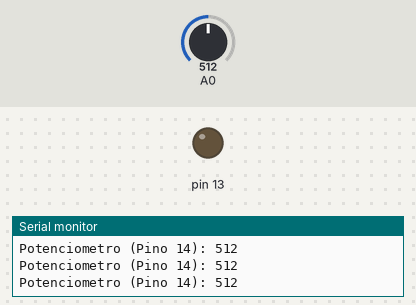
This sketch was run on a simulated Arduino Uno, built with avr-gcc and run on an emulated ATmega328P. On the bench: output pins drawn as LEDs (lit = HIGH), the last lines printed to the serial monitor. The inputs (shaded band) are chosen by the test bench; at power-on: A0 = 512.

Above: at 0.8 s.
At 8.84 s:
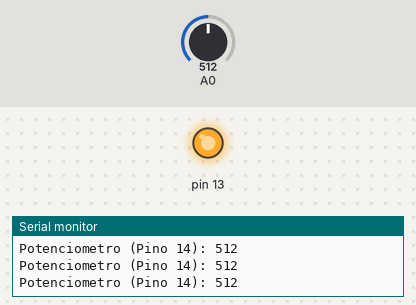
Timing chart, 0 to 10.0 s (numbered marks = the images above):
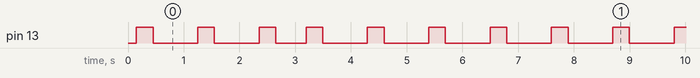

Measured:
- by itself, pin 13: moves between LOW and HIGH, repeating every 7.7 s
- by itself, everything shown: repeats every 7.7 s, in 14 steps

The sketch:

ex6-3.ino
```cpp
#include "LedPisca.h"
#include "LeituraPot.h"

//LEDpino 13
LedPisca led(13);

//potenciometro pino, lendo a cada 200ms
LeituraPot potenciometro(A0, 200);

void setup() {
  Serial.begin(115200);

  //Timer1 CTC
  noInterrupts();
  TCCR1A = 0;
  TCCR1B = 0;
  TCNT1  = 0;

  //OCR1A = (16MHz / (64 * 1000Hz)) - 1 = 249
  OCR1A = 249;

  TCCR1B |= (1 << WGM12);               //modo CTC
  TCCR1B |= (1 << CS11) | (1 << CS10);  //prescaler 64

  TIMSK1 |= (1 << OCIE1A);              //interrup
  interrupts();
}

void loop() {
  led.tick();
  potenciometro.tick();
}

//interrupcao de hardware
ISR(TIMER1_COMPA_vect) {
  led.timer();
  potenciometro.timer();
}
```

LedPisca.cpp
```cpp
#include "LedPisca.h"

LedPisca::LedPisca(int pino) {
  _pino = pino;
  pinMode(_pino, OUTPUT);
  Estado_led = 1;
  tPwm = 0;
  timer_led = 0;
}

void LedPisca::tick() {
  switch (Estado_led) {
    case 1: //brilho aumenta e diminui
      if (tPwm < 300) {
        // 0 a 300ms aumenta (0 a 255)
        analogWrite(_pino, map(tPwm, 0, 300, 0, 255));
      }
      else if (tPwm < 600) {
        // 301 a 600ms diminui 255 a 0
        analogWrite(_pino, map(tPwm, 300, 600, 255, 0));
      }

      //contador tPwm  incrementado por timer() a cada 1ms
      if (tPwm >= 600) {
        analogWrite(_pino, 0); //apaga led
        tPwm = 0;
        timer_led = 500;       //pausa
        Estado_led = 2;        //proximo estado
      }
      break;

    case 2: //apagado
      if (timer_led == 0) {
        Estado_led = 1;        //reinicia (volta estado1)
      }
      break;
  }
}

void LedPisca::timer() {
  // Esta função deve ser chamada dentro da ISR a cada 1ms
  if (Estado_led == 1) {
    tPwm++;
  }
  if (timer_led > 0) {
    timer_led--;
  }
}
```

LedPisca.h
```cpp
#ifndef LEDPISCA_H
#define LEDPISCA_H
#include <Arduino.h>

class LedPisca{
  private:
    int _pino;
    int Estado_led;
    int tPwm;
    volatile int timer_led;
  public:
    LedPisca(int pino);
    void tick(void);
    void timer(void);
};

#endif
```

LeituraPot.cpp
```cpp
#include "LeituraPot.h"

LeituraPot::LeituraPot(int pino, int intervalo_ms) {
  _pino = pino;
  _intervalo = intervalo_ms;
  _timer_pot = _intervalo;
}

void LeituraPot::tick() {
  if (_timer_pot == 0) {
    int valor = analogRead(_pino);
    Serial.print("Potenciometro (Pino ");
    Serial.print(_pino);
    Serial.print("): ");
    Serial.println(valor);

    _timer_pot = _intervalo; //reinicia tempo leitura
  }
}

void LeituraPot::timer() {
  if (_timer_pot > 0) _timer_pot--;
}
```

LeituraPot.h
```cpp
#ifndef LEITURAPOT_H
#define LEITURAPOT_H

#include <Arduino.h>

class LeituraPot {
  private:
    int _pino;
    int _intervalo;
    volatile int _timer_pot;

  public:
    LeituraPot(int pino, int intervalo_ms);
    void tick();
    void timer();
};

#endif
```
